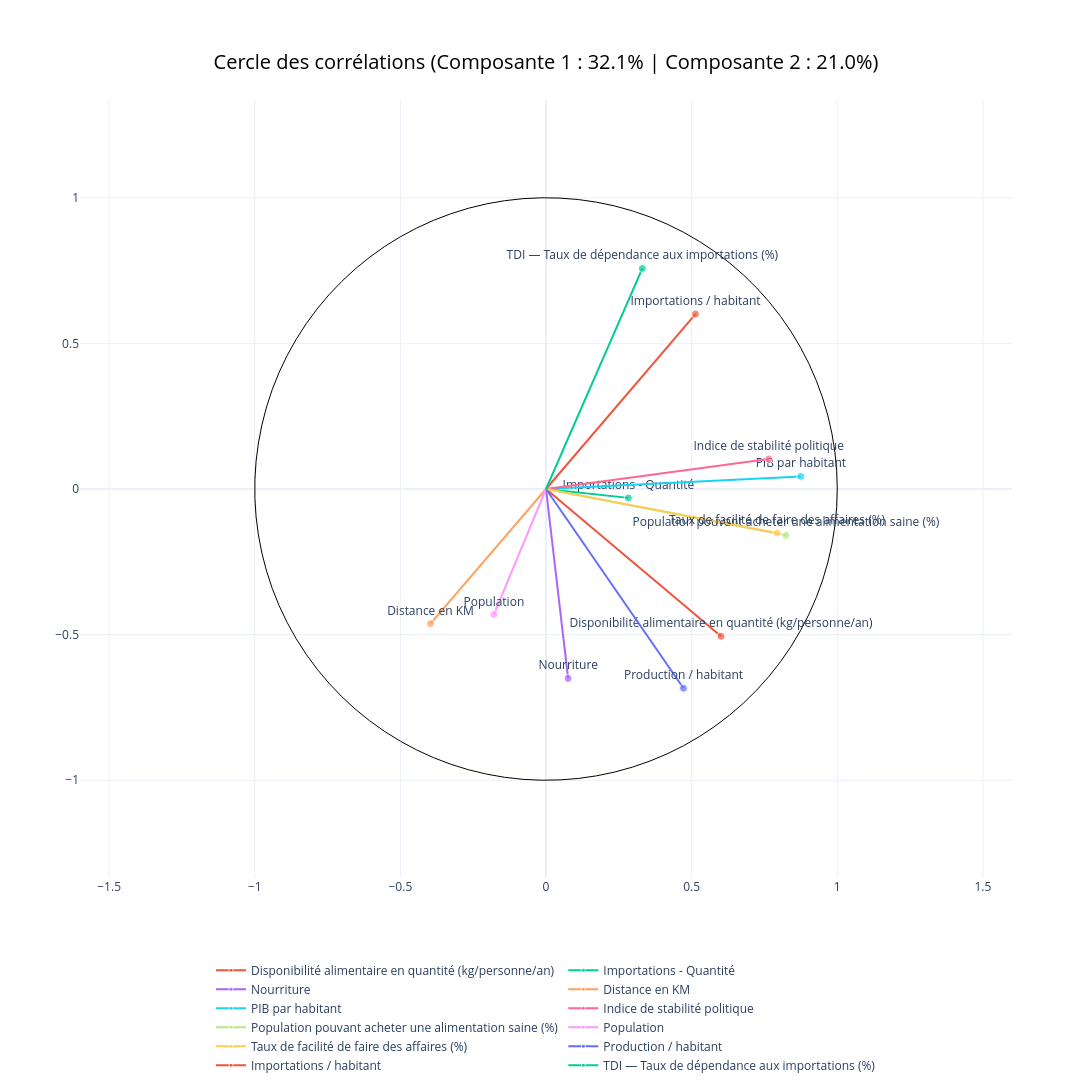

Notebook source saved alongside this figure:
### Code cell
pcs = pca.components_
# Coordonnées des variables sur F1 et F2
x_coords = pcs[0, :] * np.sqrt(valeurs_propres[0])
y_coords = pcs[1, :] * np.sqrt(valeurs_propres[1])

fig_cercle_1_2 = go.Figure()
# Dessin du cercle unité (0 à 1)
th = np.linspace(0, 2*np.pi, 100)
fig_cercle_1_2.add_trace(go.Scatter(
    x=np.cos(th), 
    y=np.sin(th), 
    mode="lines", 
    line=dict(
        color="black", 
        width=1), 
        showlegend=False))

# Ajout des vecteurs de chaque variable
for i, var in enumerate(features):
    fig_cercle_1_2.add_trace(go.Scatter(
        x=[0, x_coords[i]], 
        y=[0, y_coords[i]], 
        mode="lines+markers+text",
        text=["", var], 
        textposition="top center", 
        name=var,
        marker=dict(
            size=[0, 8]), 
            line=dict(
                width=2)))

fig_cercle_1_2.update_layout(
    template="plotly_white",
    title=dict(
        text=f"Cercle des corrélations (Composante 1 : {variance_expliquee[0]:.1f}% | Composante 2 : {variance_expliquee[1]:.1f}%)",
        x=0.5,               
        xanchor="center",    
        y=0.95,              
        yanchor="top",       
        font=dict(size=20, color="black")),
    xaxis=dict(
        range=[-1.6, 1.6], 
        constrain="domain"), 
        yaxis=dict(
            scaleanchor="x"),
    width=1200, 
    height=1200,
    legend=dict(
        orientation="h",       
        yanchor="top",         
        y=-0.1,               
        xanchor="center",      
        x=0.5                  
    )
)
fig_cercle_1_2.show()

### Figure 1 — Plotly figure (JSON) as saved in the notebook; plotly's stock layout.template omitted (floating-point values rounded to 4 significant figures)
{"data": [{"line": {"color": "black", "width": 1}, "mode": "lines", "showlegend": false, "type": "scatter", "x": [1.0, 0.998, 0.992, 0.9819, 0.9679, 0.9501, 0.9284, 0.9029, 0.8738, 0.8413, 0.8053, 0.766, 0.7237, 0.6785, 0.6306, 0.5801, 0.5272, 0.4723, 0.4154, 0.3569, 0.2969, 0.2358, 0.1736, 0.1108, 0.04758, -0.01587, -0.07925, -0.1423, -0.2048, -0.2665, -0.3271, -0.3863, -0.4441, -0.5, -0.5539, -0.6056, -0.6549, -0.7015, -0.7453, -0.7861, -0.8237, -0.858, -0.8888, -0.9161, -0.9397, -0.9595, -0.9754, -0.9874, -0.9955, -0.9995, -0.9995, -0.9955, -0.9874, -0.9754, -0.9595, -0.9397, -0.9161, -0.8888, -0.858, -0.8237, -0.7861, -0.7453, -0.7015, -0.6549, -0.6056, -0.5539, -0.5, -0.4441, -0.3863, -0.3271, -0.2665, -0.2048, -0.1423, -0.07925, -0.01587, 0.04758, 0.1108, 0.1736, 0.2358, 0.2969, 0.3569, 0.4154, 0.4723, 0.5272, 0.5801, 0.6306, 0.6785, 0.7237, 0.766, 0.8053, 0.8413, 0.8738, 0.9029, 0.9284, 0.9501, 0.9679, 0.9819, 0.992, 0.998, 1.0], "y": [0.0, 0.06342, 0.1266, 0.1893, 0.2511, 0.312, 0.3717, 0.4298, 0.4862, 0.5406, 0.5929, 0.6428, 0.6901, 0.7346, 0.7761, 0.8146, 0.8497, 0.8815, 0.9096, 0.9341, 0.9549, 0.9718, 0.9848, 0.9938, 0.9989, 0.9999, 0.9969, 0.9898, 0.9788, 0.9638, 0.945, 0.9224, 0.896, 0.866, 0.8326, 0.7958, 0.7557, 0.7127, 0.6668, 0.6182, 0.5671, 0.5137, 0.4582, 0.4009, 0.342, 0.2817, 0.2203, 0.158, 0.09506, 0.03173, -0.03173, -0.09506, -0.158, -0.2203, -0.2817, -0.342, -0.4009, -0.4582, -0.5137, -0.5671, -0.6182, -0.6668, -0.7127, -0.7557, -0.7958, -0.8326, -0.866, -0.896, -0.9224, -0.945, -0.9638, -0.9788, -0.9898, -0.9969, -0.9999, -0.9989, -0.9938, -0.9848, -0.9718, -0.9549, -0.9341, -0.9096, -0.8815, -0.8497, -0.8146, -0.7761, -0.7346, -0.6901, -0.6428, -0.5929, -0.5406, -0.4862, -0.4298, -0.3717, -0.312, -0.2511, -0.1893, -0.1266, -0.06342, -2.449e-16]}, {"line": {"width": 2}, "marker": {"size": [0, 8]}, "mode": "lines+markers+text", "name": "Disponibilité alimentaire en quantité (kg/personne/an)", "text": ["", "Disponibilité alimentaire en quantité (kg/personne/an)"], "textposition": "top center", "type": "scatter", "x": [0, 0.6008], "y": [0, -0.5058]}, {"line": {"width": 2}, "marker": {"size": [0, 8]}, "mode": "lines+markers+text", "name": "Importations - Quantité", "text": ["", "Importations - Quantité"], "textposition": "top center", "type": "scatter", "x": [0, 0.283], "y": [0, -0.03049]}, {"line": {"width": 2}, "marker": {"size": [0, 8]}, "mode": "lines+markers+text", "name": "Nourriture", "text": ["", "Nourriture"], "textposition": "top center", "type": "scatter", "x": [0, 0.07596], "y": [0, -0.6504]}, {"line": {"width": 2}, "marker": {"size": [0, 8]}, "mode": "lines+markers+text", "name": "Distance en KM", "text": ["", "Distance en KM"], "textposition": "top center", "type": "scatter", "x": [0, -0.3965], "y": [0, -0.4623]}, {"line": {"width": 2}, "marker": {"size": [0, 8]}, "mode": "lines+markers+text", "name": "PIB par habitant", "text": ["", "PIB par habitant"], "textposition": "top center", "type": "scatter", "x": [0, 0.8751], "y": [0, 0.04315]}, {"line": {"width": 2}, "marker": {"size": [0, 8]}, "mode": "lines+markers+text", "name": "Indice de stabilité politique", "text": ["", "Indice de stabilité politique"], "textposition": "top center", "type": "scatter", "x": [0, 0.7647], "y": [0, 0.103]}, {"line": {"width": 2}, "marker": {"size": [0, 8]}, "mode": "lines+markers+text", "name": "Population pouvant acheter une alimentation saine (%)", "text": ["", "Population pouvant acheter une alimentation saine (%)"], "textposition": "top center", "type": "scatter", "x": [0, 0.8238], "y": [0, -0.1592]}, {"line": {"width": 2}, "marker": {"size": [0, 8]}, "mode": "lines+markers+text", "name": "Population", "text": ["", "Population"], "textposition": "top center", "type": "scatter", "x": [0, -0.1789], "y": [0, -0.4309]}, {"line": {"width": 2}, "marker": {"size": [0, 8]}, "mode": "lines+markers+text", "name": "Taux de facilité de faire des affaires (%)", "text": ["", "Taux de facilité de faire des affaires (%)"], "textposition": "top center", "type": "scatter", "x": [0, 0.7935], "y": [0, -0.151]}, {"line": {"width": 2}, "marker": {"size": [0, 8]}, "mode": "lines+markers+text", "name": "Production / habitant", "text": ["", "Production / habitant"], "textposition": "top center", "type": "scatter", "x": [0, 0.472], "y": [0, -0.6843]}, {"line": {"width": 2}, "marker": {"size": [0, 8]}, "mode": "lines+markers+text", "name": "Importations / habitant", "text": ["", "Importations / habitant"], "textposition": "top center", "type": "scatter", "x": [0, 0.5133], "y": [0, 0.6006]}, {"line": {"width": 2}, "marker": {"size": [0, 8]}, "mode": "lines+markers+text", "name": "TDI — Taux de dépendance aux importations (%)", "text": ["", "TDI — Taux de dépendance aux importations (%)"], "textposition": "top center", "type": "scatter", "x": [0, 0.3309], "y": [0, 0.7574]}], "layout": {"height": 1200, "legend": {"orientation": "h", "x": 0.5, "xanchor": "center", "y": -0.1, "yanchor": "top"}, "title": {"font": {"color": "black", "size": 20}, "text": "Cercle des corrélations (Composante 1 : 32.1% | Composante 2 : 21.0%)", "x": 0.5, "xanchor": "center", "y": 0.95, "yanchor": "top"}, "width": 1200, "xaxis": {"constrain": "domain", "range": [-1.6, 1.6]}, "yaxis": {"scaleanchor": "x"}}}
